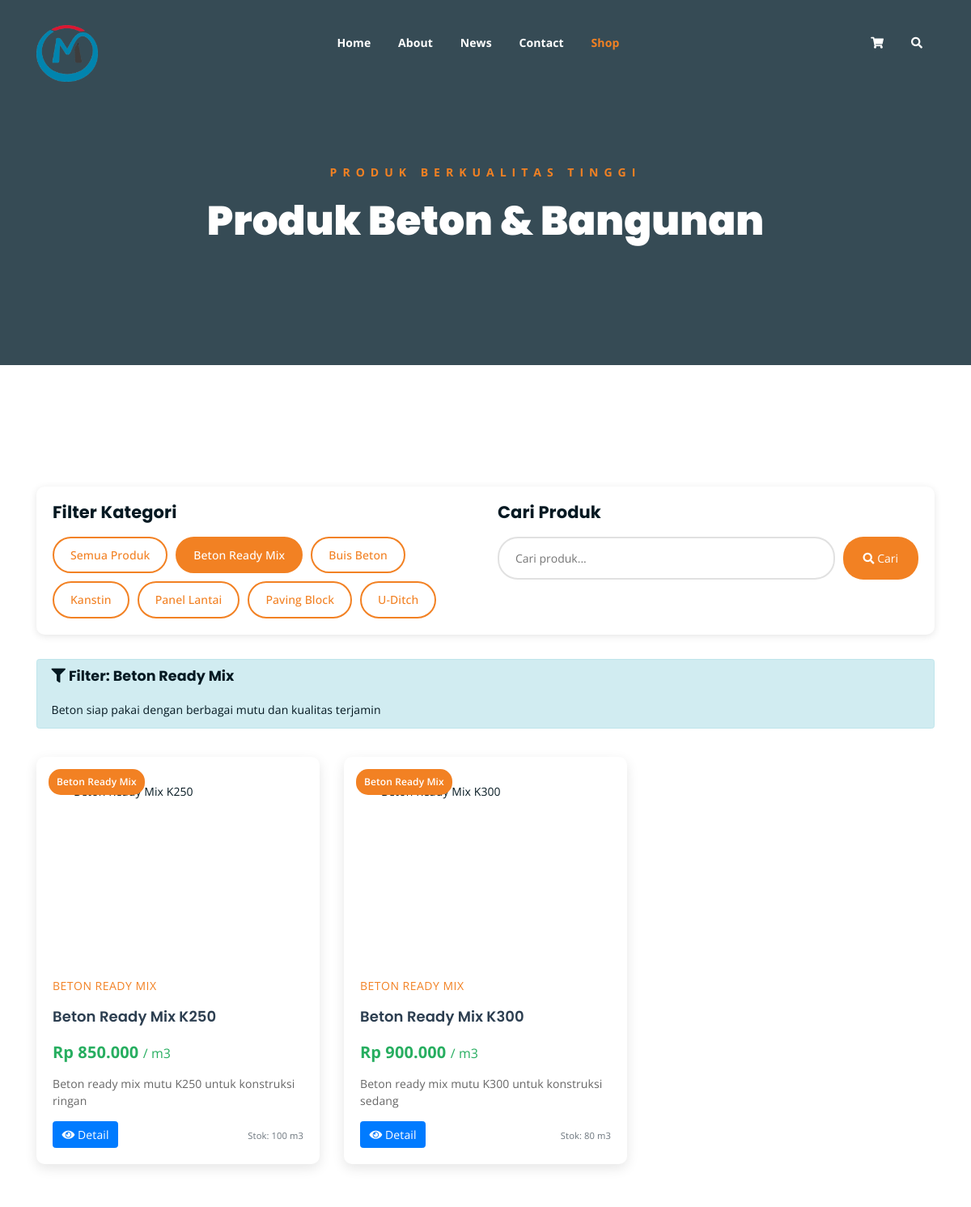
/shop.php?kategori=1 (upper part), run on an earlier commit of the app's database.
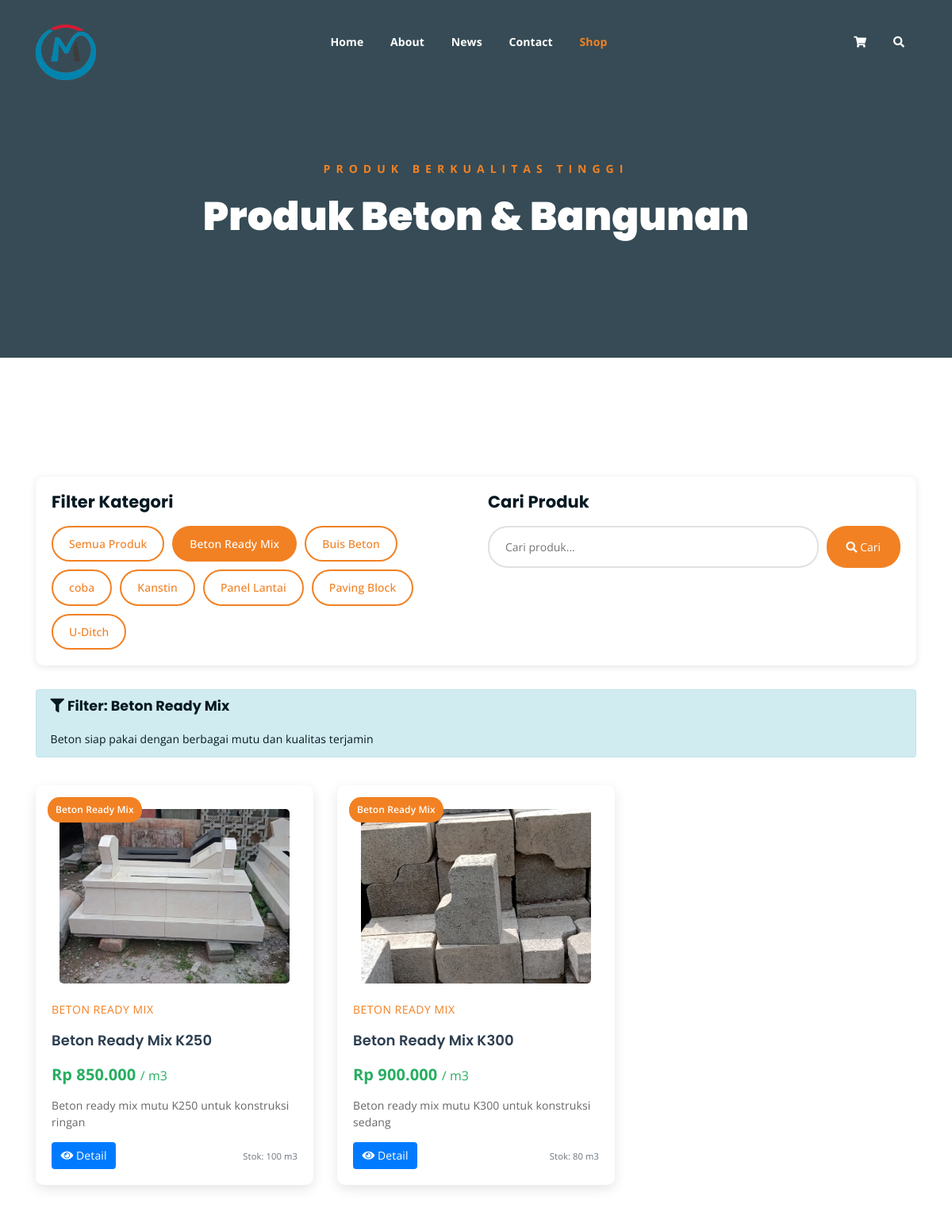
And on a later commit of the database.
### tables this page shows
CREATE TABLE `kategori` (
  `id` int NOT NULL AUTO_INCREMENT,
  `nama_kategori` varchar(100) NOT NULL,
  `deskripsi` text,
  `gambar` varchar(255) DEFAULT NULL,
  `status` enum('aktif','nonaktif') DEFAULT 'aktif',
  `created_at` timestamp NULL DEFAULT CURRENT_TIMESTAMP,
  `updated_at` timestamp NULL DEFAULT CURRENT_TIMESTAMP ON UPDATE CURRENT_TIMESTAMP,
  PRIMARY KEY (`id`)
);

CREATE TABLE `produk` (
  `id` int NOT NULL AUTO_INCREMENT,
  `id_kategori` int NOT NULL,
  `nama_produk` varchar(200) NOT NULL,
  `deskripsi` text,
  `deskripsi_tambahan` text,
  `tags` varchar(500) DEFAULT NULL,
  `harga` decimal(15,2) DEFAULT '0.00',
  `stok` int DEFAULT '0',
  `satuan` varchar(50) DEFAULT 'pcs',
  `gambar_utama` varchar(255) DEFAULT NULL,
  `galeri_gambar` text,
  `status` enum('aktif','nonaktif') DEFAULT 'aktif',
  `created_at` timestamp NULL DEFAULT CURRENT_TIMESTAMP,
  `updated_at` timestamp NULL DEFAULT CURRENT_TIMESTAMP ON UPDATE CURRENT_TIMESTAMP,
  PRIMARY KEY (`id`),
  KEY `id_kategori` (`id_kategori`),
  CONSTRAINT `produk_ibfk_1` FOREIGN KEY (`id_kategori`) REFERENCES `kategori` (`id`) ON DELETE CASCADE
);

### includes/autoload.php (called while the page is built, shortened)
<?php
spl_autoload_register(function ($className) {
    $directories = [
        'classes/',
        'models/',
        'controllers/'
    ];
    foreach ($directories as $directory) {
        $file = __DIR__ . '/../' . $directory . $className . '.php';
        if (file_exists($file)) {
            return;
        }
    }
});
?>

### classes/Database.php (called while the page is built, shortened)
<?php
class Database {
    private $host;
    private $username;
    private $password;
    private $database;
    private $connection;
    public function __construct() {
        $this->host = DB_HOST;
        $this->username = DB_USERNAME;
        $this->password = DB_PASSWORD;
        $this->database = DB_NAME;
    }
    private function connect() {
        try {
            $dsn = "mysql:host={$this->host};dbname={$this->database};charset=" . DB_CHARSET;
            $options = [
                PDO::ATTR_ERRMODE => PDO::ERRMODE_EXCEPTION,
                PDO::ATTR_DEFAULT_FETCH_MODE => PDO::FETCH_ASSOC,
                PDO::ATTR_EMULATE_PREPARES => false,
            ];
            $this->connection = new PDO($dsn, $this->username, $this->password, $options);
        } catch (PDOException $e) {
            die("Connection failed: " . $e->getMessage());
        }
    }
    public function query($sql, $params = []) {
        try {
            $stmt = $this->connection->prepare($sql);
            $stmt->execute($params);
            return $stmt;
        } catch (PDOException $e) {
            throw new Exception("Query failed: " . $e->getMessage());
        }
    }
    public function fetch($sql, $params = []) {
        $stmt = $this->query($sql, $params);
        return $stmt->fetch();
    }
    public function fetchAll($sql, $params = []) {
        $stmt = $this->query($sql, $params);
        return $stmt->fetchAll();
    }
}
?>

### includes/init.php (called while the page is built, shortened)
<?php
require_once __DIR__ . '/../config/database.php';
require_once __DIR__ . '/autoload.php';
require_once __DIR__ . '/functions.php';
try {
    $database = new Database();
} catch (Exception $e) {
    die("Database connection failed: " . $e->getMessage());
}
$kategoriModel = new Kategori($database);
$produkModel = new Produk($database);
?>

### models/Kategori.php (called while the page is built, shortened)
<?php
class Kategori {
    private $db;
    public function __construct($database) {
        $this->db = $database;
    }
    public function getById($id) {
        $sql = "SELECT * FROM kategori WHERE id = ?";
        return $this->db->fetch($sql, [$id]);
    }
    public function getByStatus($status = 'aktif') {
        $sql = "SELECT * FROM kategori WHERE status = ? ORDER BY nama_kategori ASC";
        return $this->db->fetchAll($sql, [$status]);
    }
}
?>

### models/Produk.php (called while the page is built, shortened)
<?php
class Produk {
    private $db;
    public function __construct($database) {
        $this->db = $database;
    }
    public function getByKategori($id_kategori, $status = 'aktif') {
        $sql = "SELECT p.*, k.nama_kategori
                FROM produk p
                LEFT JOIN kategori k ON p.id_kategori = k.id
                WHERE p.id_kategori = ? AND p.status = ?
                ORDER BY p.nama_produk ASC";
        return $this->db->fetchAll($sql, [$id_kategori, $status]);
    }
    public function getByStatus($status = 'aktif') {
        $sql = "SELECT p.*, k.nama_kategori
                FROM produk p
                LEFT JOIN kategori k ON p.id_kategori = k.id
                WHERE p.status = ?
                ORDER BY p.nama_produk ASC";
        return $this->db->fetchAll($sql, [$status]);
    }
}
?>

### includes/functions.php (called while the page is built, shortened)
<?php
function formatRupiah($number) {
    return 'Rp ' . number_format($number, 0, ',', '.');
}
?>

### shop.php (the view, shortened to what the changed rows need)
<?php
require_once 'includes/init.php';
try {
    $kategoris = $kategoriModel->getByStatus('aktif');
    $produks = $produkModel->getByStatus('aktif');
    $kategori_filter = $_GET['kategori'] ?? null;
    if ($kategori_filter) {
        $produks = $produkModel->getByKategori($kategori_filter, 'aktif');
        $kategori_aktif = $kategoriModel->getById($kategori_filter);
    }
} catch (Exception $e) {
    $error = $e->getMessage();
    $kategoris = [];
    $produks = [];
}
?>
<!DOCTYPE html>
<html lang="id">
<head>
	<link rel="stylesheet" href="assets/css/all.min.css">
	<link rel="stylesheet" href="assets/bootstrap/css/bootstrap.min.css">
	<link rel="stylesheet" href="assets/css/owl.carousel.css">
	<link rel="stylesheet" href="assets/css/magnific-popup.css">
	<link rel="stylesheet" href="assets/css/animate.css">
	<link rel="stylesheet" href="assets/css/meanmenu.min.css">
	<link rel="stylesheet" href="assets/css/main.css">
	<link rel="stylesheet" href="assets/css/responsive.css">
</head>
<body>
	<div class="breadcrumb-section breadcrumb-bg">
		<div class="container">
			<div class="row">
				<div class="col-lg-8 offset-lg-2 text-center">
					<div class="breadcrumb-text">
						<h1>Produk Beton & Bangunan</h1>
					</div>
				</div>
			</div>
		</div>
	</div>
	<div class="product-section mt-150 mb-150">
		<div class="container">
			<div class="filter-section">
				<div class="row">
					<div class="col-md-6">
						<div class="category-filter">
							<a href="shop.php" class="category-btn <?= !$kategori_filter ? 'active' : '' ?>">
								Semua Produk
							</a>
							<?php foreach ($kategoris as $kat): ?>
								<a href="shop.php?kategori=<?= $kat['id'] ?>"
								   class="category-btn <?= $kategori_filter == $kat['id'] ? 'active' : '' ?>">
									<?= htmlspecialchars($kat['nama_kategori']) ?>
								</a>
							<?php endforeach; ?>
						</div>
					</div>
				</div>
			</div>
			<?php if (isset($kategori_aktif)): ?>
				<div class="row mb-4">
					<div class="col-12">
						<div class="alert alert-info">
							<h5><i class="fas fa-filter"></i> Filter: <?= htmlspecialchars($kategori_aktif['nama_kategori']) ?></h5>
							<p class="mb-0"><?= htmlspecialchars($kategori_aktif['deskripsi']) ?></p>
						</div>
					</div>
				</div>
			<?php endif; ?>
			<div class="row">
				<?php if (!empty($produks)): ?>
					<?php foreach ($produks as $produk): ?>
						<div class="col-lg-4 col-md-6">
							<div class="product-item">
								<div class="product-image">
									<?php if ($produk['gambar_utama']): ?>
										<img src="<?= PRODUK_IMG_URL . $produk['gambar_utama'] ?>"
										     alt="<?= htmlspecialchars($produk['nama_produk']) ?>">
									<?php else: ?>
										<img src="assets/img/products/default-product.jpg"
										     alt="<?= htmlspecialchars($produk['nama_produk']) ?>">
									<?php endif; ?>
									<div class="product-badge"><?= htmlspecialchars($produk['nama_kategori']) ?></div>
								</div>
								<div class="product-info">
									<div class="product-category"><?= htmlspecialchars($produk['nama_kategori']) ?></div>
									<h3 class="product-title"><?= htmlspecialchars($produk['nama_produk']) ?></h3>
									<?php if ($produk['harga'] > 0): ?>
										<div class="product-price">
											<?= formatRupiah($produk['harga']) ?>
											<small>/ <?= $produk['satuan'] ?></small>
										</div>
									<?php else: ?>
										<div class="product-price text-info">Hubungi Kami</div>
									<?php endif; ?>
									<?php if ($produk['deskripsi']): ?>
										<p class="product-description">
											<?= htmlspecialchars(substr($produk['deskripsi'], 0, 100)) ?>
										</p>
									<?php endif; ?>
									<div class="d-flex justify-content-between align-items-center">
										<a href="single-product.php?id=<?= $produk['id'] ?>" class="btn btn-primary">
											<i class="fas fa-eye"></i> Detail
										</a>
										<div class="text-end">
											<small class="text-muted">
												Stok: <?= $produk['stok'] ?> <?= $produk['satuan'] ?>
											</small>
										</div>
									</div>
								</div>
							</div>
						</div>
					<?php endforeach; ?>
				<?php endif; ?>
			</div>
		</div>
	</div>
</body>
</html>

What changed in the data, as far as the page shows it:
added kategori: nama_kategori "coba"
changed produk "Rp 850.000": gambar_utama: picture added
changed produk "Rp 900.000": gambar_utama: picture added
